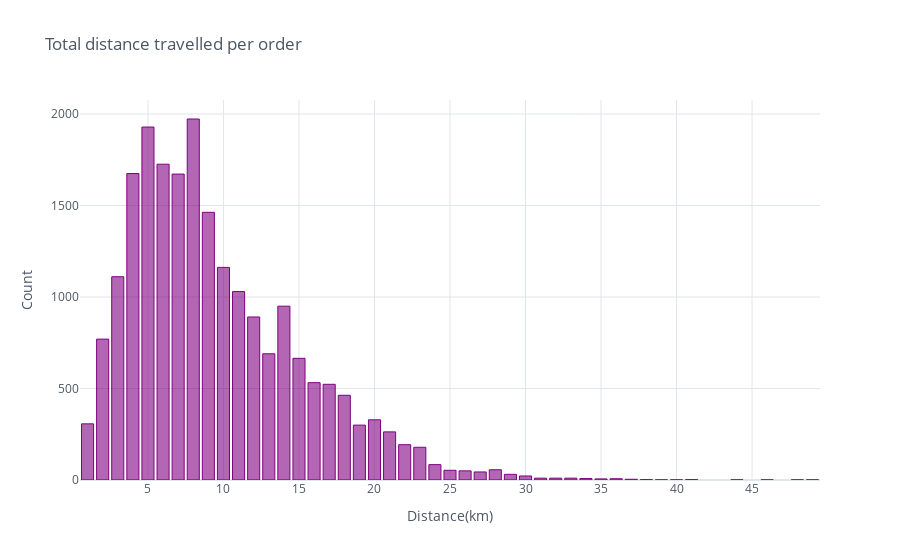
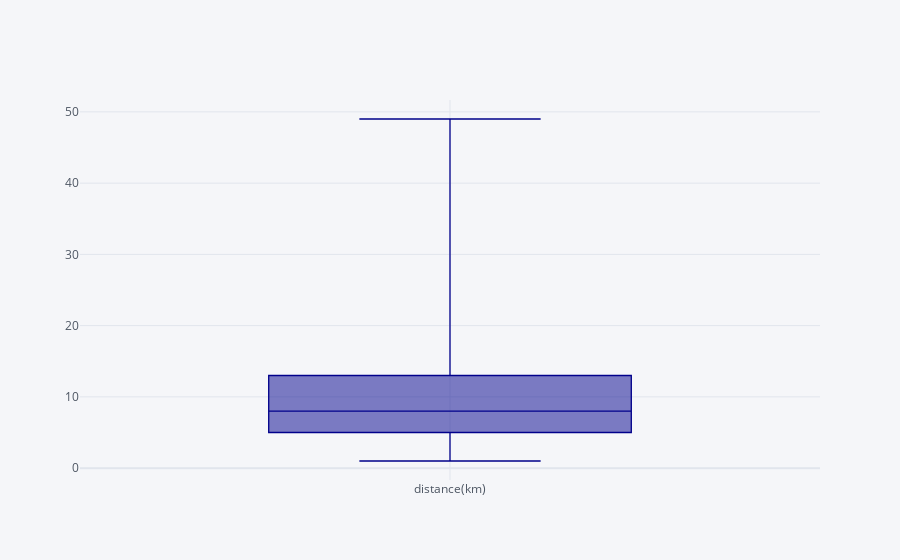

Source (notebook cell) for these figures, in order:
### Markdown cell above
- There is only one vehicle type used to in the dataset to make deliveries which is a bike.
- In the dataset, there is 21 201 order numbers which means there are no repeated values.
    - It is like the ID column for the dataset.
- There are currently 3 186 customers that use Sendy's services which means that customers have repeatly used Sendy's services. 
- 924 riders are currently making deliveries for Sendy, which indicates that Sendy repeatedly makes use of the same riders to make deliveries.

### Code cell
# Bargraph displaying the most common distance travelled for order deliveries

train_df['distance(km)'].value_counts().iplot(kind='bar', 
                                              bins=30, 
                                              theme='white', 
                                              color= 'purple',
                                              title='Total distance travelled per order', 
                                              xTitle='Distance(km)', 
                                              yTitle='Count')

# Box plot displaying the distribution of the data via the relatioships between percentiles.

train_df['distance(km)'].iplot(kind='box', color= 'darkblue')

### Figure 1 — Plotly figure (JSON) as saved in the notebook; plotly's stock layout.template omitted (floating-point values rounded to 4 significant figures)
{"data": [{"marker": {"color": "rgba(128, 0, 128, 0.6)", "line": {"color": "rgba(128, 0, 128, 1.0)", "width": 1}}, "name": "distance(km)", "orientation": "v", "text": "", "type": "bar", "x": [8, 5, 6, 4, 7, 9, 10, 3, 11, 14, 12, 2, 13, 15, 16, 17, 18, 20, 1, 19, 21, 22, 23, 24, 28, 25, 26, 27, 29, 30, 31, 32, 33, 34, 36, 35, 37, 38, 41, 39, 46, 49, 40, 48, 44], "y": [1973, 1929, 1726, 1675, 1672, 1463, 1162, 1111, 1030, 950, 891, 770, 690, 665, 532, 523, 463, 329, 307, 300, 263, 193, 179, 84, 56, 53, 50, 44, 31, 22, 10, 10, 10, 8, 7, 6, 4, 2, 2, 1, 1, 1, 1, 1, 1]}], "layout": {"legend": {"bgcolor": "#FFFFFF", "font": {"color": "#4D5663"}}, "paper_bgcolor": "#FFFFFF", "plot_bgcolor": "#FFFFFF", "title": {"font": {"color": "#4D5663"}, "text": "Total distance travelled per order"}, "xaxis": {"gridcolor": "#E1E5ED", "showgrid": true, "tickfont": {"color": "#4D5663"}, "title": {"font": {"color": "#4D5663"}, "text": "Distance(km)"}, "zerolinecolor": "#E1E5ED"}, "yaxis": {"gridcolor": "#E1E5ED", "showgrid": true, "tickfont": {"color": "#4D5663"}, "title": {"font": {"color": "#4D5663"}, "text": "Count"}, "zerolinecolor": "#E1E5ED"}}}

### Figure 2 — Plotly figure (JSON) as saved in the notebook; plotly's stock layout.template omitted (floating-point values rounded to 4 significant figures; data arrays with more than 128 entries replaced by an {"elided": "..."} marker saying what was removed)
{"data": [{"boxpoints": false, "line": {"width": 1.3}, "marker": {"color": "rgba(0, 0, 139, 1.0)"}, "name": "distance(km)", "orientation": "v", "type": "box", "y": {"elided": "21201 int values"}}], "layout": {"legend": {"bgcolor": "#F5F6F9", "font": {"color": "#4D5663"}}, "paper_bgcolor": "#F5F6F9", "plot_bgcolor": "#F5F6F9", "title": {"font": {"color": "#4D5663"}}, "xaxis": {"gridcolor": "#E1E5ED", "showgrid": true, "tickfont": {"color": "#4D5663"}, "title": {"font": {"color": "#4D5663"}, "text": ""}, "zerolinecolor": "#E1E5ED"}, "yaxis": {"gridcolor": "#E1E5ED", "showgrid": true, "tickfont": {"color": "#4D5663"}, "title": {"font": {"color": "#4D5663"}, "text": ""}, "zerolinecolor": "#E1E5ED"}}}
